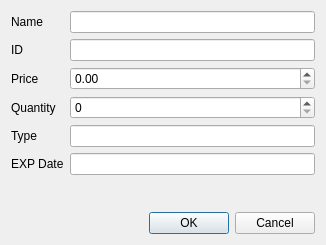
<?xml version="1.0" encoding="UTF-8"?>
<ui version="4.0">
 <class>InvevntoryAddProductDialog</class>
 <widget class="QDialog" name="InvevntoryAddProductDialog">
  <property name="geometry">
   <rect>
    <x>0</x>
    <y>0</y>
    <width>326</width>
    <height>245</height>
   </rect>
  </property>
  <property name="windowTitle">
   <string>Dialog</string>
  </property>
  <layout class="QVBoxLayout" name="verticalLayout">
   <item>
    <layout class="QFormLayout" name="formLayout">
     <item row="0" column="0">
      <widget class="QLabel" name="NameLable">
       <property name="text">
        <string>Name</string>
       </property>
      </widget>
     </item>
     <item row="0" column="1">
      <widget class="QLineEdit" name="productNameLineEdit"/>
     </item>
     <item row="1" column="0">
      <widget class="QLabel" name="IDLabel">
       <property name="text">
        <string>ID</string>
       </property>
      </widget>
     </item>
     <item row="1" column="1">
      <widget class="QLineEdit" name="productIdLineEdit"/>
     </item>
     <item row="2" column="0">
      <widget class="QLabel" name="PriceLabel">
       <property name="text">
        <string>Price</string>
       </property>
      </widget>
     </item>
     <item row="2" column="1">
      <widget class="QDoubleSpinBox" name="priceDoubleSpinBox">
       <property name="maximum">
        <double>999.990000000000009</double>
       </property>
      </widget>
     </item>
     <item row="3" column="0">
      <widget class="QLabel" name="QuantityLabel">
       <property name="text">
        <string>Quantity</string>
       </property>
      </widget>
     </item>
     <item row="3" column="1">
      <widget class="QSpinBox" name="quantitySpinBox">
       <property name="maximum">
        <number>999</number>
       </property>
      </widget>
     </item>
     <item row="4" column="0">
      <widget class="QLabel" name="TypeLabel">
       <property name="text">
        <string>Type</string>
       </property>
      </widget>
     </item>
     <item row="4" column="1">
      <widget class="QLineEdit" name="productTypeLineEdit"/>
     </item>
     <item row="5" column="0">
      <widget class="QLabel" name="EXP_DateLabel">
       <property name="text">
        <string>EXP Date</string>
       </property>
      </widget>
     </item>
     <item row="5" column="1">
      <widget class="QLineEdit" name="expirationDateLineEdit"/>
     </item>
    </layout>
   </item>
   <item>
    <widget class="QDialogButtonBox" name="buttonBox">
     <property name="orientation">
      <enum>Qt::Horizontal</enum>
     </property>
     <property name="standardButtons">
      <set>QDialogButtonBox::Cancel|QDialogButtonBox::Ok</set>
     </property>
    </widget>
   </item>
  </layout>
 </widget>
 <resources/>
 <connections>
  <connection>
   <sender>buttonBox</sender>
   <signal>accepted()</signal>
   <receiver>InvevntoryAddProductDialog</receiver>
   <slot>accept()</slot>
   <hints>
    <hint type="sourcelabel">
     <x>248</x>
     <y>254</y>
    </hint>
    <hint type="destinationlabel">
     <x>157</x>
     <y>274</y>
    </hint>
   </hints>
  </connection>
  <connection>
   <sender>buttonBox</sender>
   <signal>rejected()</signal>
   <receiver>InvevntoryAddProductDialog</receiver>
   <slot>reject()</slot>
   <hints>
    <hint type="sourcelabel">
     <x>316</x>
     <y>260</y>
    </hint>
    <hint type="destinationlabel">
     <x>286</x>
     <y>274</y>
    </hint>
   </hints>
  </connection>
 </connections>
</ui>
